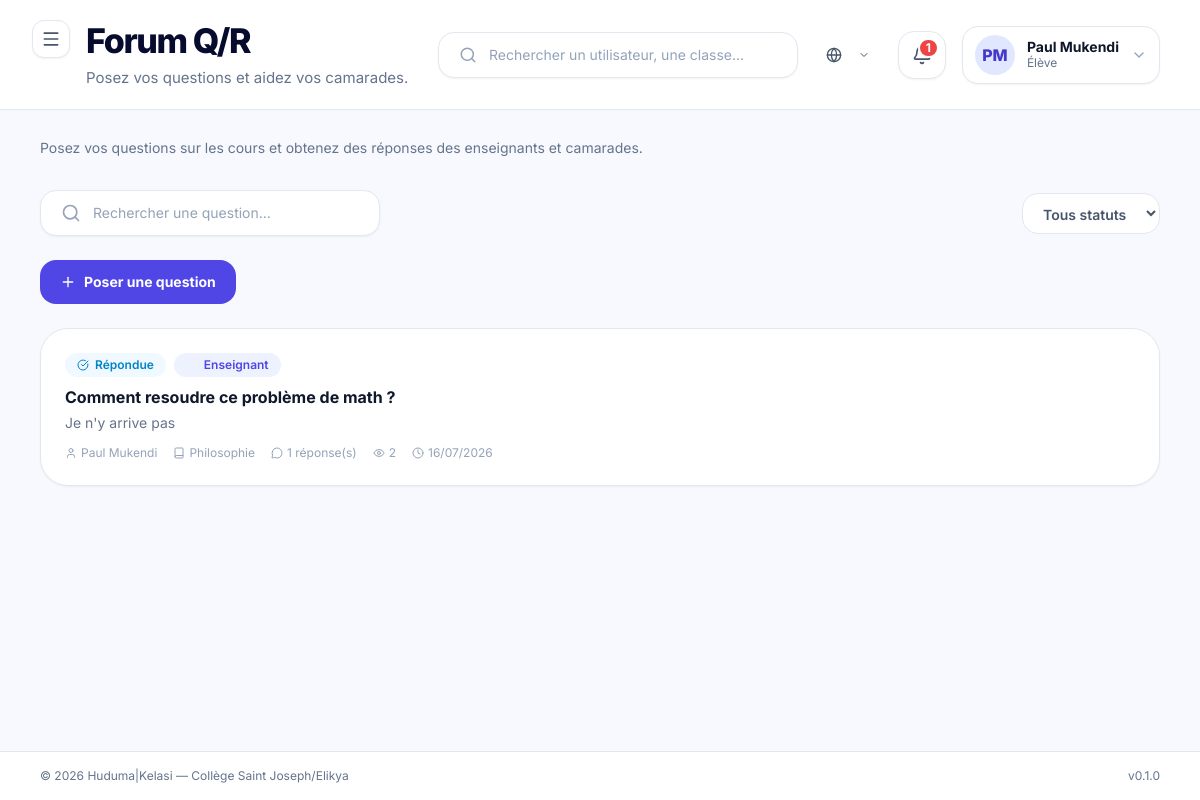
The page /forum/ (signed in) on the database its author committed.
### apps/accounts/models.py (models this page shows, shortened)
class User(AbstractBaseUser, PermissionsMixin, BaseModel):
    email = models.EmailField(
        unique=True,
        verbose_name=_("Email"),
        help_text=_("Adresse email utilisée comme identifiant de connexion."),
    )
    first_name = models.CharField(
        max_length=80,
        verbose_name=_("Prénom"),
    )
    last_name = models.CharField(
        max_length=80,
        verbose_name=_("Nom"),
    )
    role = models.CharField(
        max_length=30,
        choices=UserRole.choices,
        default=UserRole.ELEVE,
        verbose_name=_("Rôle"),
        help_text=_("Rôle de l'utilisateur dans la plateforme."),
    )
    phone = models.CharField(
        max_length=30,
        blank=True,
        default="",
        verbose_name=_("Téléphone"),
    )
    avatar = models.ImageField(
        upload_to="avatars/",
        blank=True,
        null=True,
        verbose_name=_("Avatar"),
    )
    is_active = models.BooleanField(
        default=True,
        verbose_name=_("Actif"),
    )
    is_staff = models.BooleanField(
        default=False,
        verbose_name=_("Accès admin Django"),
    )
    date_joined = models.DateTimeField(
        auto_now_add=True,
        verbose_name=_("Date d'inscription"),
    )
    USERNAME_FIELD = "email"
    REQUIRED_FIELDS = ["first_name", "last_name"]
    objects = UserManager()
    class Meta:
        verbose_name = _("Utilisateur")
        verbose_name_plural = _("Utilisateurs")
        ordering = ["last_name", "first_name"]
        indexes = [
            models.Index(fields=["role"]),
            models.Index(fields=["is_active"]),
        ]
    @property
    def is_student(self) -> bool:
        return self.role == UserRole.ELEVE
    @property
    def full_name(self) -> str:
        return f"{self.first_name} {self.last_name}".strip()
    @property
    def short_label(self) -> str:
        return ROLE_SHORT_LABELS.get(self.role, self.role)
    @property
    def initials(self) -> str:
        first = (self.first_name or "").strip()
        last = (self.last_name or "").strip()
        if first and last:
            return f"{first[0]}{last[0]}".upper()
        if first:
            return first[0].upper()
        if self.email:
            return self.email[0].upper()
        return "?"

### apps/forum/models.py (models this page shows, shortened)
class Question(BaseModel):
    class Statut(models.TextChoices):
        OUVERTE = "ouverte", _("Ouverte")
        FERMEE = "fermee", _("Fermée")
        REPONDUE = "repondue", _("Répondue")
    titre = models.CharField(
        max_length=200,
        verbose_name=_("Titre"),
    )
    contenu = models.TextField(
        verbose_name=_("Contenu"),
        help_text=_("Description détaillée de la question"),
    )
    auteur = models.ForeignKey(
        "accounts.User",
        on_delete=models.CASCADE,
        related_name="questions_posees",
        verbose_name=_("Auteur"),
        limit_choices_to={"role": UserRole.ELEVE},
    )
    cours = models.ForeignKey(
        "academic.Cours",
        on_delete=models.CASCADE,
        related_name="questions",
        verbose_name=_("Cours"),
        null=True,
        blank=True,
    )
    statut = models.CharField(
        max_length=10,
        choices=Statut.choices,
        default=Statut.OUVERTE,
        verbose_name=_("Statut"),
    )
    vue_count = models.PositiveIntegerField(
        default=0,
        verbose_name=_("Nombre de vues"),
    )
    class Meta:
        verbose_name = _("Question")
        verbose_name_plural = _("Questions")
        ordering = ["-created_at"]
        indexes = [
            models.Index(fields=["statut"]),
            models.Index(fields=["cours"]),
        ]
    @property
    def nb_reponses(self):
        return self.reponses.count()
    @property
    def a_une_reponse_enseignant(self):
        return self.reponses.filter(auteur__role=UserRole.ENSEIGNANT).exists()

### apps/academic/models.py (models this page shows, shortened)
class Cours(BaseModel):
    class Statut(models.TextChoices):
        ACTIF = "actif", _("Actif")
        SANS_ENSEIGNANT = "sans_enseignant", _("Sans enseignant")
        A_COMPLETER = "a_completer", _("À compléter")
    nom = models.CharField(max_length=100, verbose_name=_("Nom du cours"))
    code = models.CharField(
        max_length=20,
        unique=True,
        verbose_name=_("Code"),
        help_text=_("Ex : MATH, FR, PHYS"),
    )
    description = models.TextField(
        blank=True,
        default="",
        verbose_name=_("Description"),
    )
    enseignant = models.ForeignKey(
        "accounts.User",
        on_delete=models.SET_NULL,
        null=True,
        blank=True,
        related_name="cours_enseignes",
        verbose_name=_("Enseignant"),
        limit_choices_to={"role": UserRole.ENSEIGNANT},
    )
    classe = models.ForeignKey(
        Classe,
        on_delete=models.CASCADE,
        related_name="cours",
        verbose_name=_("Classe"),
    )
    coefficient = models.PositiveIntegerField(
        default=1,
        verbose_name=_("Coefficient"),
    )
    statut = models.CharField(
        max_length=20,
        choices=Statut.choices,
        default=Statut.ACTIF,
        verbose_name=_("Statut"),
    )
    class Meta:
        verbose_name = _("Cours")
        verbose_name_plural = _("Cours")
        ordering = ["classe__nom", "nom"]
        unique_together = [("classe", "code")]

### apps/forum/views.py (the view)
# urls.py: path("", QuestionListView.as_view(), name="question_list"),
class QuestionListView(HTMXMixin, RoleRequiredMixin, ListView):
    model = Question
    template_name = "pages/forum/question_list.html"
    partial_template_name = "pages/forum/_question_list.html"
    context_object_name = "questions"
    allowed_roles = [UserRole.ELEVE, UserRole.ENSEIGNANT, UserRole.ADMIN, UserRole.DIRECTEUR_ETUDES]
    paginate_by = 15
    def get_queryset(self):
        qs = Question.objects.select_related("auteur", "cours", "cours__classe").all().order_by("-created_at")
        search = self.request.GET.get("search", "").strip()
        if search:
            qs = qs.filter(titre__icontains=search) | qs.filter(contenu__icontains=search)
        statut = self.request.GET.get("statut", "")
        if statut:
            qs = qs.filter(statut=statut)
        cours_id = self.request.GET.get("cours", "")
        if cours_id:
            qs = qs.filter(cours_id=cours_id)
        return qs
    def get_context_data(self, **kwargs):
        ctx = super().get_context_data(**kwargs)
        ctx["page_title"] = "Forum Q/R"
        ctx["page_subtitle"] = "Posez vos questions et aidez vos camarades."
        ctx["search_query"] = self.request.GET.get("search", "")
        ctx["active_statut"] = self.request.GET.get("statut", "")
        ctx["active_cours"] = self.request.GET.get("cours", "")
        ctx["cours_list"] = Cours.objects.all().order_by("nom")[:20]
        ctx["statut_choices"] = Question.Statut.choices
        qs_parts = []
        for key in ["search", "statut", "cours"]:
            val = self.request.GET.get(key, "")
            if val:
                qs_parts.append(f"{key}={val}")
        ctx["pagination_querystring"] = "&".join(qs_parts)
        return ctx

### apps/core/context_processors.py (called while the page is built)
def _get_unread_count(user):
    try:
        from apps.notifications.models import Notification
        return Notification.objects.filter(destinataire=user, lu=False).count()
    except Exception:
        return 0

### apps/core/managers.py (called while the page is built)
    def get_queryset(self):
        return super().get_queryset().filter(deleted_at__isnull=True)

### apps/core/mixins.py (called while the page is built)
    def dispatch(self, request, *args, **kwargs):
        user = request.user
        if not user.is_authenticated:
            return self.handle_no_permission()
        if self.allowed_roles and user.role not in self.allowed_roles:
            raise PermissionDenied(
                "Votre rôle ne vous permet pas d'accéder à cette page."
            )
        return super().dispatch(request, *args, **kwargs)

    def is_htmx_request(self) -> bool:
        request: HttpRequest = getattr(self, "request", None)
        if request is None:
            return False
        return request.headers.get("HX-Request", "false").lower() == "true"

    def get_template_names(self) -> list[str]:
        if self.is_htmx_request() and self.partial_template_name:
            return [self.partial_template_name]
        return super().get_template_names()  # type: ignore[misc]

### templates/pages/forum/question_list.html (shortened to what this page needs)
{% extends "layouts/dashboard.html" %}
{% load huduma_tags %}
{% load static %}
{% block content %}
  <section class="mb-8">
    <p class="text-sm text-slate-500 max-w-2xl">
      Posez vos questions sur les cours et obtenez des réponses des enseignants et camarades.
    </p>
  </section>
  <section class="flex flex-col lg:flex-row lg:items-center justify-between gap-4 mb-6">
    <form method="get" action="{% url 'forum:question_list' %}"
          class="flex items-center gap-3 w-full sm:w-[340px] bg-white border border-slate-200 rounded-2xl px-5 py-3 shadow-sm focus-within:border-indigo-500 focus-within:ring-4 focus-within:ring-indigo-100 transition-all">
      <i data-lucide="search" class="w-5 h-5 text-slate-400 flex-shrink-0"></i>
      <input type="text" name="search" value="{{ search_query|default:'' }}"
             placeholder="Rechercher une question..."
             class="w-full outline-none text-sm bg-transparent text-slate-700 placeholder:text-slate-400"
             hx-get="{% url 'forum:question_list' %}"
             hx-target="#list-container"
             hx-trigger="keyup changed delay:300ms"
             hx-include="this">
    </form>
    <div class="flex flex-wrap items-center gap-3">
      <select name="statut" hx-get="{% url 'forum:question_list' %}" hx-target="#list-container" hx-trigger="change" hx-include="this"
              class="bg-white border border-slate-200 rounded-2xl px-4 py-2.5 text-sm font-semibold text-slate-600 focus:border-indigo-500 outline-none">
        <option value="">Tous statuts</option>
      </select>
    </div>
  </section>
  {% if request.user.is_student %}
  <div class="mb-6">
    <button onclick="document.getElementById('question-form').classList.toggle('hidden')"
            class="bg-indigo-600 text-white px-5 py-3 rounded-2xl font-bold text-sm hover:bg-indigo-700 flex items-center gap-2 transition-colors">
      <i data-lucide="plus" class="w-4 h-4"></i>
      Poser une question
    </button>
  </div>
  {% endif %}
  <section id="list-container" class="space-y-4">
    {% include "pages/forum/_question_list.html" %}
  </section>
{% endblock %}

### templates/partials/navbar.html (shortened to what this page needs)
<div class="flex flex-col lg:flex-row lg:items-center justify-between gap-6 w-full">
  <div class="flex items-start gap-4">
    <button
      @click="sidebarOpen = !sidebarOpen"
      class="xl:hidden p-2 -ml-2 rounded-xl bg-white border border-slate-200 text-slate-600 hover:bg-slate-50 shadow-sm"
      aria-label="Basculer la sidebar"
    >
      <i data-lucide="menu" class="w-5 h-5"></i>
    </button>
    <div>
      <h2 class="text-[26px] lg:text-[34px] font-extrabold tracking-[-0.04em] text-kelasi-ink leading-tight">
        {% block navbar_title %}{{ page_title|default:"Tableau de bord" }}{% endblock %}
      </h2>
      {% if page_subtitle %}
        <p class="mt-1 text-slate-500 text-[14px] lg:text-[15px]">{{ page_subtitle }}</p>
      {% endif %}
    </div>
  </div>
  <div class="flex items-center gap-4">
    <div class="hidden md:flex items-center gap-3 w-[300px] lg:w-[360px] bg-white border border-slate-200 rounded-2xl px-5 py-3 shadow-sm">
      <i data-lucide="search" class="w-5 h-5 text-slate-400"></i>
      <input
        type="text"
        placeholder="Rechercher un utilisateur, une classe..."
        class="w-full outline-none text-sm bg-transparent text-slate-700 placeholder:text-slate-400"
      >
    </div>
    {% include "partials/language_switcher.html" %}
    <a
      href="{% url 'notifications:list' %}"
      class="relative w-12 h-12 rounded-2xl bg-white border border-slate-200 flex items-center justify-center shadow-sm hover:bg-slate-50"
      title="Notifications"
    >
      {% if unread_notifications_count > 0 %}
        <span class="absolute top-1.5 right-1.5 min-w-[20px] h-5 px-1.5 bg-red-500 text-white text-xs font-bold rounded-full flex items-center justify-center border-2 border-white">
          {{ unread_notifications_count }}
        </span>
      {% endif %}
    </a>
    <div class="relative" x-data="{ userMenuOpen: false }">
      <button
        @click="userMenuOpen = !userMenuOpen"
        class="flex items-center gap-3 bg-white border border-slate-200 rounded-2xl px-3 py-2 shadow-sm hover:bg-slate-50"
      >
        <span class="w-10 h-10 rounded-full bg-indigo-100 text-indigo-700 flex items-center justify-center font-extrabold">
          {{ request.user.initials }}
        </span>
        <div class="hidden lg:block text-left">
          <p class="text-sm font-bold text-slate-900 leading-tight">{{ request.user.full_name }}</p>
          <p class="text-xs text-slate-500">{{ request.user.short_label }}</p>
        </div>
        <i data-lucide="chevron-down" class="w-4 h-4 text-slate-400 hidden lg:block"></i>
      </button>
    </div>
  </div>
</div>

### templates/pages/forum/_question_list.html (shortened to what this page needs)
{% load huduma_tags %}
{% for q in questions %}
  <a href="{% url 'forum:question_detail' q.pk %}"
     class="block bg-white border border-slate-200 rounded-[28px] shadow-sm p-6 hover:shadow-md transition-shadow">
    <div class="flex items-start justify-between gap-4">
      <div class="flex-1 min-w-0">
        <div class="flex items-center gap-2 mb-2">
          {% if q.statut == 'ouverte' %}
            <span class="inline-flex items-center gap-1.5 px-3 py-1 rounded-full bg-emerald-50 text-emerald-600 font-semibold text-xs">
              <i data-lucide="circle" class="w-2 h-2 fill-current"></i> Ouverte
            </span>
          {% elif q.statut == 'repondue' %}
            <span class="inline-flex items-center gap-1.5 px-3 py-1 rounded-full bg-sky-50 text-sky-600 font-semibold text-xs">
              <i data-lucide="check-circle" class="w-3 h-3"></i> Répondue
            </span>
          {% elif q.statut == 'fermee' %}
            <span class="inline-flex items-center gap-1.5 px-3 py-1 rounded-full bg-slate-100 text-slate-500 font-semibold text-xs">
              <i data-lucide="lock" class="w-3 h-3"></i> Fermée
            </span>
          {% endif %}
          {% if q.a_une_reponse_enseignant %}
            <span class="inline-flex items-center gap-1.5 px-3 py-1 rounded-full bg-indigo-50 text-indigo-600 font-semibold text-xs">
              <i data-lucide="academic-cap" class="w-3 h-3"></i> Enseignant
            </span>
          {% endif %}
        </div>
        <h3 class="font-bold text-slate-900 text-base mb-1 truncate">{{ q.titre }}</h3>
        <p class="text-sm text-slate-500 line-clamp-2">{{ q.contenu|truncatewords:30 }}</p>
        <div class="flex items-center gap-4 mt-3 text-xs text-slate-400">
          <span class="flex items-center gap-1"><i data-lucide="user" class="w-3 h-3"></i> {{ q.auteur.full_name }}</span>
          {% if q.cours %}
            <span class="flex items-center gap-1"><i data-lucide="book" class="w-3 h-3"></i> {{ q.cours.nom }}</span>
          {% endif %}
          <span class="flex items-center gap-1"><i data-lucide="message-circle" class="w-3 h-3"></i> {{ q.nb_reponses }} réponse(s)</span>
          <span class="flex items-center gap-1"><i data-lucide="eye" class="w-3 h-3"></i> {{ q.vue_count }}</span>
          <span class="flex items-center gap-1"><i data-lucide="clock" class="w-3 h-3"></i> {{ q.created_at|date:"d/m/Y" }}</span>
        </div>
      </div>
    </div>
  </a>
{% endfor %}

### templates/layouts/base.html (style rules this page uses)
body { font-family: 'Inter', system-ui, sans-serif; }

### rows shown on the page
User: user.initials "PM", user.full_name "Paul Mukendi", user.short_label "Élève"
Question: statut "repondue" (drawn), shows "Enseignant", titre "Comment resoudre ce problème de math ?", contenu "Je n'y arrive pas", auteur.full_name "Paul Mukendi", cours.nom "Philosophie", nb_reponses "1", vue_count "2", created_at "16/07/2026"

### other values the page prints
{{ page_title|default:"Tableau de bord" }} "Forum Q/R"
{{ page_subtitle }} "Posez vos questions et aidez vos camarades."
{{ unread_notifications_count }} "1"
{{ HUDUMA_NAME }} "Huduma"
{{ HUDUMA_VERSION }} "0.1.0"
